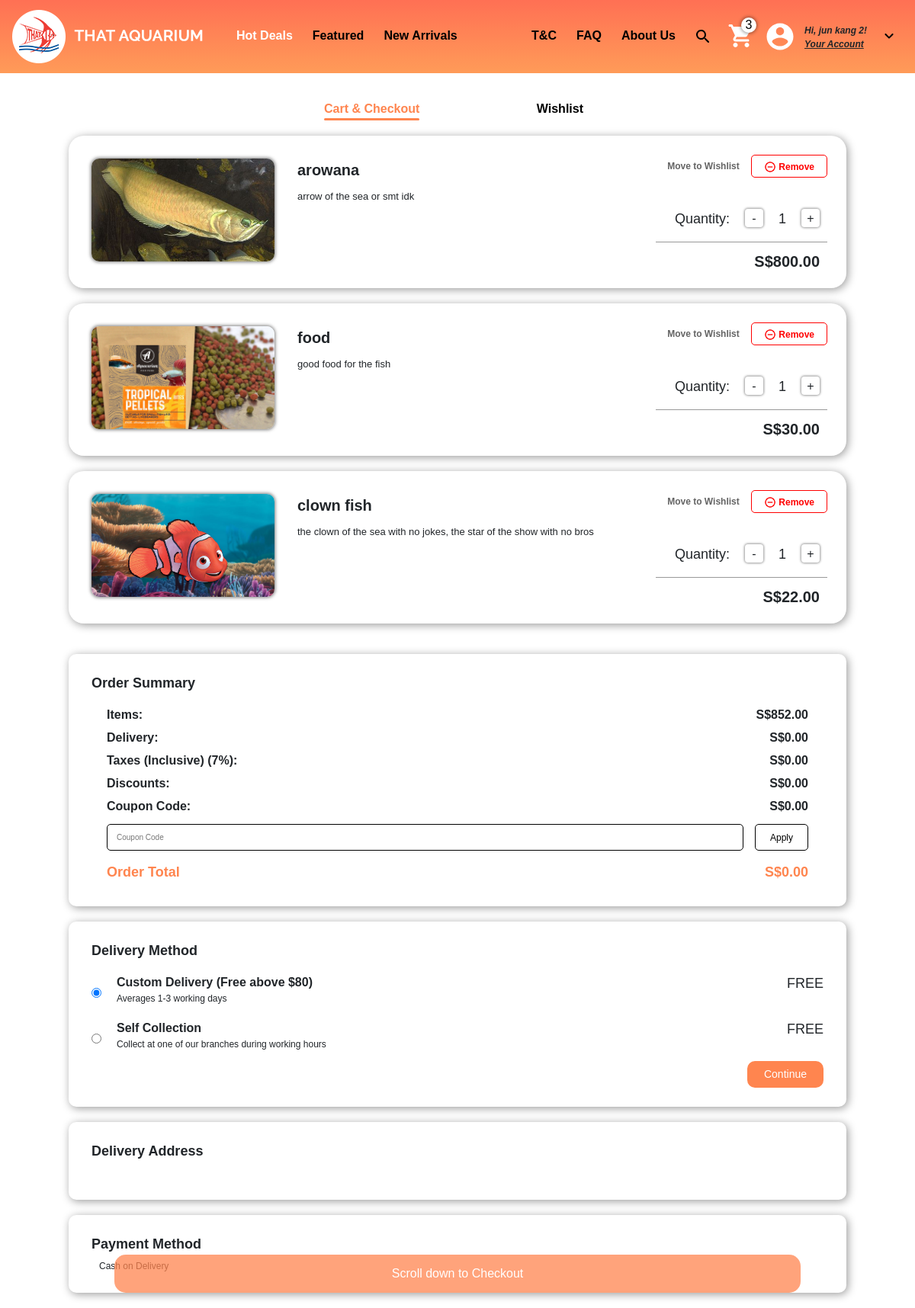
Page /cart/ (signed in) on the earlier database version.
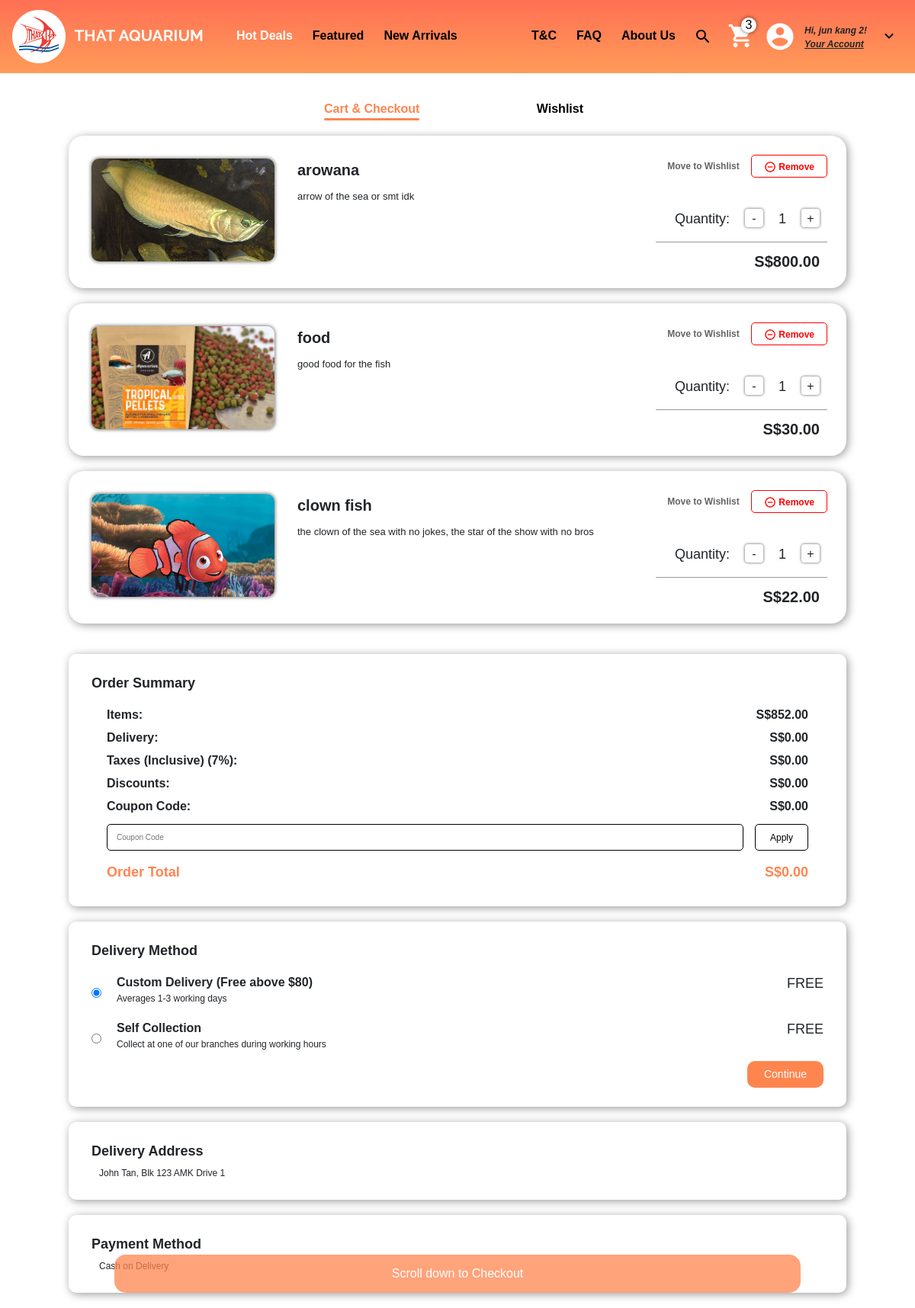
Same page on the later database version.
### store/models.py (models this page shows, shortened)
class Orderitem(models.Model):
    product = models.ForeignKey(Product,on_delete=models.SET_NULL,null=True,blank=True)
    order = models.ForeignKey(Order,on_delete=models.SET_NULL,null=True,blank=True)
    quantity = models.IntegerField(default=0)
    date_added = models.DateTimeField(auto_now_add=True)
    @property
    def get_total(self):
        total = self.product.price * self.quantity
        return total

class Product(models.Model):
    display = [
        ('H', 'Hot deals'),
        ('F', 'Featured'),
        ('N', 'New Arrivals'),
        ('B', 'Blocked'), #hidden from every where but exists in the database
        ('D', 'Database'),#this means it will be avaliable in the search but not in the other fields
    ]
    product_name = models.CharField(max_length=150,default="product")
    product_type = models.CharField(max_length=100,default="accessory")
    product_class = models.CharField(max_length=100,default="class")
    product_category = models.CharField(max_length=100,default="parts")
    price = models.DecimalField(decimal_places=2,max_digits=9)
    image = models.ImageField(null=True,blank=True)
    quantity = models.IntegerField(default=0)
    description = models.TextField(default="Description")
    display_type = models.CharField(max_length=1,choices=display,default='D')
    @property
    def imageURL(self):
            try:
                url = self.image.url
            except:
                url = ''
            return url

class Address(models.Model):
    customer = models.ForeignKey(User, on_delete=models.SET_NULL,null=True)
    fullname = models.CharField(max_length=150,null=True)
    phone = models.IntegerField(null=True)
    address1 = models.CharField(max_length=200,null=True)
    address2 = models.CharField(max_length=200,null=True)
    postcode = models.IntegerField(null=True)
    def __str__(self):
        return self.id.__str__()

### store/views.py (the view)
# urls.py: path('cart/', views.cart,name='cart'),
def cart(request):
    items,CartTotal =cartData(request)
    cartItem = cartItemData(request)
    addresses = addressData(request)
    context = {'cartItems':cartItem,"items":items,"CartTotal":CartTotal,"addresses":addresses}
    return render(request,'home_page/cart.html',context)

### store/models.py (called while the page is built)
    @property
    def get_cart_items(self):
        orderitem = self.orderitem_set.all()
        total = sum([item.quantity for item in orderitem])
        return total

### store/utils.py (called while the page is built)
def cartData(request):
    if request.user.is_authenticated:
        customer = request.user
        order,created = Order.objects.get_or_create(customer=customer)
        items = order.orderitem_set.all()
        CartTotal = 0
        for item in items:
            CartTotal += item.get_total
    else:
        cartItem,items = CookieCart(request)
        CartTotal = 0
        for item in items:
            CartTotal+=item["get_total"]
    return [items,CartTotal]

def cartItemData(request):
    if request.user.is_authenticated:
        customer = request.user
        order, created = Order.objects.get_or_create(customer=customer)
        cartItem = order.get_cart_items
    else:
        cartItem,items = CookieCart(request)
    return cartItem

def addressData(request):
    if request.user.is_authenticated:
        customer = request.user
        address = customer.address_set.all()
        print(address)
    return address

### store/templates/home_page/cart.html (shortened to what the changed rows need)
{% extends 'home_page/main.html' %}
{% load static %}
{% block content %}
    <link href = "{% static 'css/cart.css' %}" rel = "stylesheet" type = "text/css">
    <div class = "cart-body mx-auto">
        <div class = "cart-region">
            {% if items|length != 0 %}
                {% for item in items %}
                    <div class = "cart-item">
                        <img src='{{ item.product.imageURL }}' class = "item-images">
                        <div class = "item-text">
                            <p class = "item-name">{{ item.product.product_name }}</p>
                            <p class = "item-description">{{ item.product.description }}</p>
                        </div>
                        <div class = "item-right-side-elements">
                            <div class = "cart-buttons">
                                {% if request.user.is_authenticated %}
                                    <button class = "save-later update-cart" data-product={{ item.product.id }} data-action="w" data-qty = {{ item.quantity }}>Move to Wishlist</button>
                                {% endif %}
                                <button class = "btn update-cart remove-from-cart" data-action="deletec" data-product={{ item.product.id }}>
                                    <img src = "{% static 'images/Checkout/remove_circle_outline-24px.png' %}" class = "remove-image">
                                    Remove
                                </button>
                            </div>
                            <div class = "item-right-side-bottom-elements">
                                <div class = "quantities">
                                    <p class = "quantity-text">Quantity:</p>
                                    <button  data-product={{ item.product.id }} data-action="removec" class="btn update-cart change-quantity change-quantity-minus">-</button>
                                    <p class = "item-quantity">{{ item.quantity }}</p>
                                    <button  data-product={{ item.product.id }} data-action="addc" class="btn update-cart change-quantity change-quantity-add">+</button>
                                </div>
                                <div class = "divider"></div>
                                <p class = "item-total">S${{ item.get_total }}</p>
                            </div>
                        </div>
                    </div>
                {% endfor %}
            {% else %}
                <p>There's nothing in your cart right now. Browse our shop and add some stuff!</p>
            {% endif %}
        </div>
        <div class = "summary-region" id = "summary-region">
            <form id = "cart-form" method="POST" action="">
                <div class = "address summary-region-items">
                    <div class = "summary-region-items-header-group">
                        <p class = "summary-region-items-header address-header-text">Delivery Address</p>
                    </div>
                    <p class = "address-subheader summary-region-items-subheader">Yishun Branch</p>
                    <div class = "address-inner">
                        <div class = "delivery-choice">
                            {% if 1 == 1 and request.user.is_authenticated %}
                                {% for address in addresses %}
                                    <div class = "delivery-method-type">
                                        <label for = "delivery-address-1" class = "labels">
                                            <div class = "label-text label-text-1">
                                                <p class = "label-actual-text label-actual-text-1">{{ address.fullname }}</p>
                                                <p class = "label-actual-text label-actual-text-2">{{ address.address1 }}</p>
                                            </div>
                                        </label>
                                    </div>
                                {% endfor %}
                            {% else %}
                                <p class = "no-addresses">No saved addresses found</p>
                            {% endif %}
                        </div>
                    </div>
                </div>
            </form>
        </div>
    </div>
{% endblock content %}

Differences in the rows shown:
added Address: fullname "John Tan,", address1 "Blk 123 AMK Drive 1"
